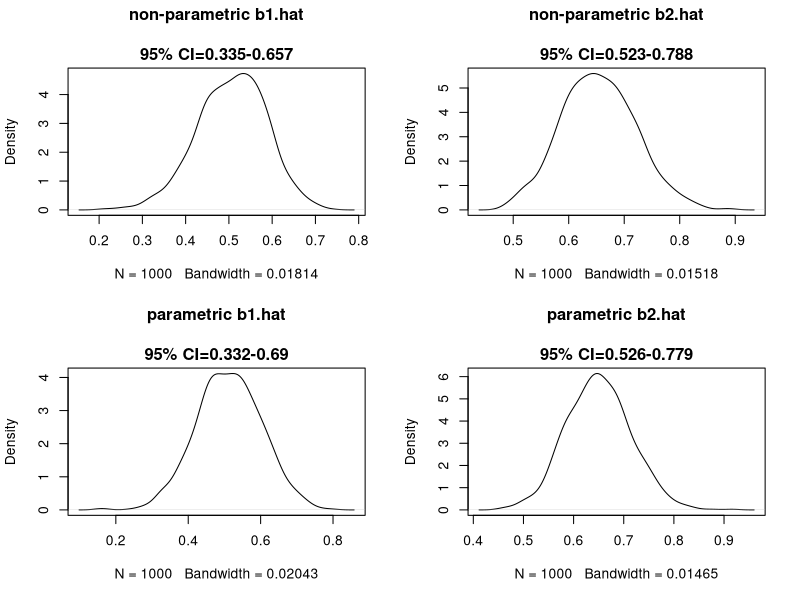

Recreate this plot in R.
#+------------------------------+
#|PHS597 Bootstrap          |
#|                              |
#|Author: Chen Wang             |
#|Date:   1109,2020             |
#+------------------------------+

#simulate data
library(MASS)
###simulate data
set.seed(100)
mu.x<-c(2,3)
cov.x.mat<-matrix(c(1,0,0,2),ncol = 2)
X<-mvrnorm(n=30,mu = mu.x,Sigma = cov.x.mat)
x1<-X[,1]
x2<-X[,2]
e<-rnorm(n=30)
###
#beta=0.5
beta_1<-as.vector(c(0.5,0.7))
Y_b1<-X%*%beta_1+e
beta_2<-as.vector(c(0.05,0.07))
Y_b2<-X%*%beta_2+e
############Non-parametric bootstrap functions############
boots.helper<-function(Y,x.mat,size){
  dt.mat<-cbind(Y,x.mat)
  N<-nrow(dt.mat)
  ix<-sample(seq(1:N),size = size,replace = T)
  return(dt.mat[ix,])
}

ols.solver<-function(Y,x.mat){
  return(solve(t(x.mat)%*%x.mat)%*%t(x.mat)%*%Y)
}
boots.solver<-function(Y,x.mat,fold=1000,size){
  n.col<-dim(x.mat)[2]
  res.mat<-matrix(rep(NA,n.col*fold),nrow =  n.col)
  for (i  in 1:fold) {
    boot.mat<-boots.helper(Y = Y,x.mat = x.mat,size = size)
    boot.Y<-boot.mat[,1]
    boot.X<-boot.mat[,-1]
    res.mat[,i]<-ols.solver(Y = boot.Y,x.mat = boot.X)
  }
 return(res.mat) 
}
###1000 fold np bootstrap for beta_1<-as.vector(c(0.5,0.7))
np.boot.res1<-boots.solver(Y = Y_b1,x.mat = X,fold = 1000,size = 100)
#### 95% CI
#as.data.frame(rbind(quantile(np.boot.res1[1,],probs = c(0.025,0.975)),
#      quantile(np.boot.res1[2,],probs = c(0.025,0.975))),row.names = c("b1=0.5,","b2=0.7,"))

###1000 fold np bootstrap for beta_1<-as.vector(c(0.05,0.07))
np.boot.res2<-boots.solver(Y = Y_b2,x.mat = X,fold = 1000,size = 100)
#### 95% CI
#as.data.frame(rbind(quantile(np.boot.res2[1,],probs = c(0.025,0.975)),
#                    quantile(np.boot.res2[2,],probs = c(0.025,0.975))),row.names = c("b1=0.05,","b2=0.07,"))

##########functions for parametric bootstrap#######
p.boots.helper<-function(Y,x.mat,size){
  fit<-lm(Y~x.mat-1)
  beta_hat<-as.vector(fit$coefficients)
  N<-nrow(x.mat)
  err.var.hat<-sum((fit$residuals)^2)/(N-ncol(x.mat))
  ######
  ix<-sample(seq(1:N),size = size,replace = T)
  X.boot<-x.mat[ix,]
  e_star<-rnorm(size,mean = 0,sd = sqrt(err.var.hat))
  Y_star<-X.boot%*%beta_hat+e_star
  return(cbind(Y_star,X.boot))
}
p.boots_solver<-function(Y,x.mat,fold=1000,size){
  n.col<-dim(x.mat)[2]
  res.mat<-matrix(rep(NA,n.col*fold),nrow =  n.col)
  for (i in 1:fold) {
    boot.mat<-p.boots.helper(Y = Y,x.mat = x.mat,size = size)
    boot.Y<-boot.mat[,1]
    boot.X<-boot.mat[,-1]
    res.mat[,i]<-ols.solver(Y = boot.Y,x.mat = boot.X)
  }
  return(res.mat) 
}

###1000 fold parametric bootstrap for beta_1<-as.vector(c(0.5,0.7))
p.boot.res1<-p.boots_solver(Y = Y_b1,x.mat = X,fold = 1000,size = 100)
#### 95% CI
#as.data.frame(rbind(quantile(p.boot.res1[1,],probs = c(0.025,0.975)),
#                    quantile(p.boot.res1[2,],probs = c(0.025,0.975))),row.names = c("b1=0.5,","b2=0.7,"))

###1000 fold np bootstrap for beta_1<-as.vector(c(0.05,0.07))
p.boot.res2<-p.boots_solver(Y = Y_b2,x.mat = X,fold = 1000,size = 100)
#### 95% CI
#as.data.frame(rbind(quantile(p.boot.res2[1,],probs = c(0.025,0.975)),
#                    quantile(p.boot.res2[2,],probs = c(0.025,0.975))),row.names = c("b1=0.05,","b2=0.07,"))

#######Presentation of results######
###for beta=c(0.5,0.7)
b1.1.np<-np.boot.res1[1,]
CI.b1.1.np<-round(quantile(b1.1.np,probs = c(0.025,0.975)),digits = 3)
b2.1.np<-np.boot.res1[2,]
CI.b2.1.np<-round(quantile(b2.1.np,probs = c(0.025,0.975)),digits = 3)
b1.1.p<-p.boot.res1[1,]
CI.b1.1.p<-round(quantile(b1.1.p,probs = c(0.025,0.975)),digits = 3)
b2.1.p<-p.boot.res1[2,]
CI.b2.1.p<-round(quantile(b2.1.p,probs = c(0.025,0.975)),digits = 3)
par(mfrow=c(2,2))
plot(density(b1.1.np),
     main = paste0("non-parametric b1.hat\n\n","95% CI=",
                   paste(CI.b1.1.np,collapse = "-")))
plot(density(b2.1.np),
     main = paste0("non-parametric b2.hat\n\n","95% CI=",
                   paste(CI.b2.1.np,collapse = "-")))
plot(density(b1.1.p),
     main = paste0("parametric b1.hat\n\n","95% CI=",
                   paste(CI.b1.1.p,collapse = "-")))
plot(density(b2.1.p),
     main = paste0("parametric b2.hat\n\n","95% CI=",
                   paste(CI.b2.1.p,collapse = "-")))












